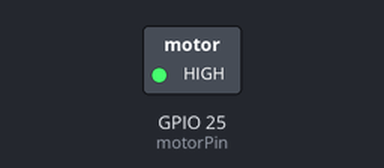
Bench run of a sketch on a simulated ESP32. Shown: switched loads named in the sketch (green lamp = pin HIGH). Dashed ring = blinking. What the sketch prints to the serial monitor is not drawn.

Above: at 0.2 s.
Timing chart, 0 to 4.6 s (numbered marks = the images above):
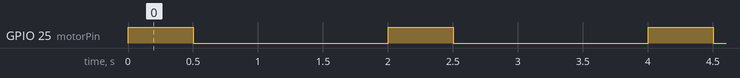

Measured:
- by itself, GPIO 25 (motorPin): alternates HIGH for 0.50 s and LOW for 1.5 s

The sketch:

VibrationTest.ino
```cpp
// Pin connected to ULN2003 Input (IN1)
const int motorPin = 25;

void setup() {
  Serial.begin(115200);
  pinMode(motorPin, OUTPUT);

  Serial.println("--- Haptic Motor Test Starting ---");
  Serial.println("The motor should pulse every 2 seconds.");
}

void loop() {
  Serial.println("Motor ON");
  digitalWrite(motorPin, HIGH); // Turn motor on
  delay(500);                  // Wait 0.5 seconds

  Serial.println("Motor OFF");
  digitalWrite(motorPin, LOW);  // Turn motor off
  delay(1500);                 // Wait 1.5 seconds
}
```
